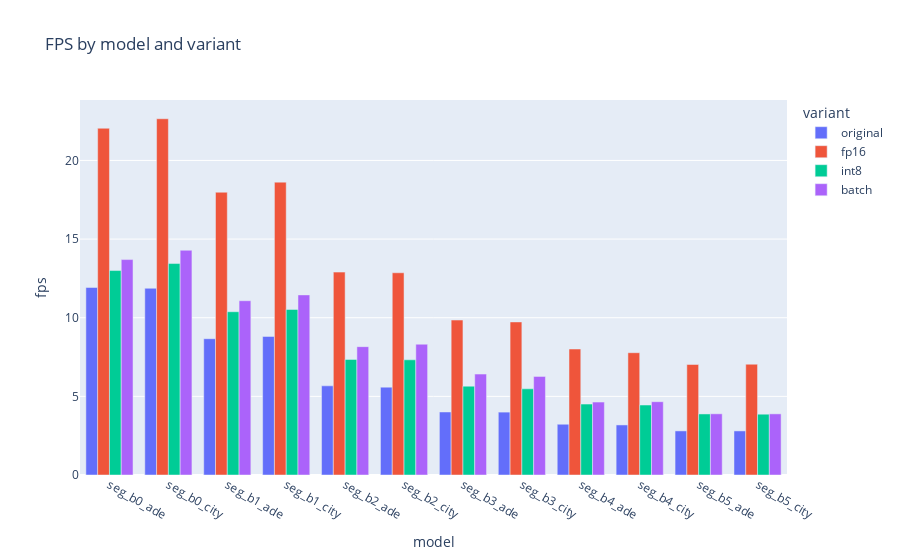
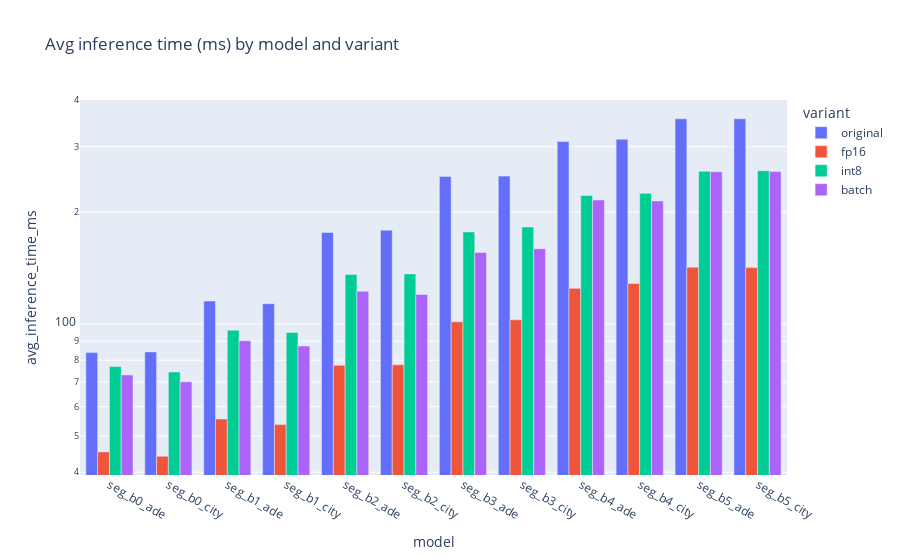
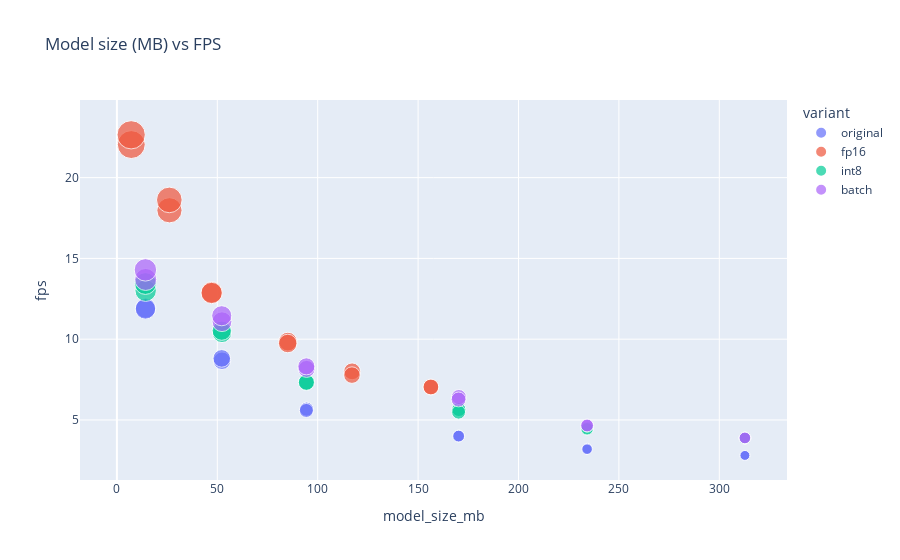

Notebook code for these charts, in order:
### Markdown cell above
# Visualize optimized models comparison results

This notebook scans the `optimized_models` directory for `comparison_*.json` files, aggregates the reported metrics (fps, avg_inference_time_ms, model_size_mb, etc.), and renders interactive Plotly charts to compare variants (original, fp16, int8, batch) across models. Run the code cell below to produce the charts.

### Code cell
# Scan optimized_models for comparison_*.json but only use the latest session per model — only direct folders named "seg_*" — aggregate and plot with Plotly
import json
from pathlib import Path
import pandas as pd
import plotly.express as px

# root should be the optimized_models folder (not the repo root)
root = Path("./")

rows = []
# iterate immediate child model folders whose name starts with 'seg_'
model_folders = sorted([p for p in root.iterdir() if p.is_dir() and p.name.startswith('seg_')])
for model_dir in model_folders:
    # find session subfolders inside the model_dir (e.g., 20250910_204734_000015)
    session_dirs = [d for d in model_dir.iterdir() if d.is_dir()]
    if not session_dirs:
        # sometimes files may be directly inside; check for comparison files directly
        candidates = list(model_dir.rglob('comparison_*.json'))
        if not candidates:
            continue
        latest_session_root = model_dir
    else:
        # choose the latest session by folder name (YYYYMMDD... lexicographical order works)
        latest_session = max(session_dirs, key=lambda d: d.name)
        latest_session_root = latest_session

    # search within the latest session root for comparison_*.json files
    found = list(latest_session_root.rglob('comparison_*.json'))
    if not found:
        # if nothing found, try one level deeper (some layouts have an extra model-named folder)
        deeper = []
        for child in latest_session_root.iterdir():
            if child.is_dir():
                deeper.extend(child.rglob('comparison_*.json'))
        found = deeper

    if not found:
        # nothing to process for this model
        print(f"No comparison_*.json for model folder {model_dir.name} (checked latest session {latest_session_root})")
        continue

    # process all comparison files found in the chosen latest session
    for p in found:
        try:
            data = json.loads(p.read_text(encoding='utf-8'))
        except Exception as e:
            print(f"Skipping {p}: {e}")
            continue
        model_label = model_dir.name
        # flatten the metrics
        for variant, metrics in data.items():
            row = dict(model=model_label, variant=variant, filepath=str(p), session=str(latest_session_root))
            if not isinstance(metrics, dict):
                # safety: sometimes JSON may be a list/other
                print(f"⚠️ Skipping {p} - invalid metrics format for variant {variant}")
                continue
            for k, v in metrics.items():
                row[k] = v
            rows.append(row)

if not rows:
    print('No comparison_*.json files found under', root, 'for latest sessions of seg_* folders')
else:
    df = pd.DataFrame(rows)
    # tidy up model names
    df['model'] = df['model'].astype(str)
    display(df.head())

    # Plot: FPS by model and variant
    if 'fps' in df.columns:
        fig1 = px.bar(df, x='model', y='fps', color='variant', barmode='group', title='FPS by model and variant')
        fig1.show()

    # Plot: inference time ms by model and variant
    if 'avg_inference_time_ms' in df.columns:
        fig2 = px.bar(df, x='model', y='avg_inference_time_ms', color='variant', barmode='group', title='Avg inference time (ms) by model and variant')
        fig2.update_yaxes(type='log')
        fig2.show()

    # Scatter: model size vs fps
    if 'model_size_mb' in df.columns and 'fps' in df.columns:
        fig3 = px.scatter(df, x='model_size_mb', y='fps', color='variant', hover_data=['model', 'filepath', 'session'], size='fps', title='Model size (MB) vs FPS')
        fig3.show()

    print('Done.')

### Figure 1 — Plotly figure (JSON) as saved in the notebook; plotly's stock layout.template omitted (floating-point values rounded to 4 significant figures)
{"data": [{"alignmentgroup": "True", "hovertemplate": "variant=original<br>model=%{x}<br>fps=%{y}<extra></extra>", "legendgroup": "original", "marker": {"color": "#636efa", "pattern": {"shape": ""}}, "name": "original", "offsetgroup": "original", "orientation": "v", "showlegend": true, "textposition": "auto", "type": "bar", "x": ["seg_b0_ade", "seg_b0_city", "seg_b1_ade", "seg_b1_city", "seg_b2_ade", "seg_b2_city", "seg_b3_ade", "seg_b3_city", "seg_b4_ade", "seg_b4_city", "seg_b5_ade", "seg_b5_city"], "xaxis": "x", "y": [11.92, 11.87, 8.665, 8.81, 5.669, 5.587, 4.007, 3.999, 3.228, 3.183, 2.804, 2.803], "yaxis": "y"}, {"alignmentgroup": "True", "hovertemplate": "variant=fp16<br>model=%{x}<br>fps=%{y}<extra></extra>", "legendgroup": "fp16", "marker": {"color": "#EF553B", "pattern": {"shape": ""}}, "name": "fp16", "offsetgroup": "fp16", "orientation": "v", "showlegend": true, "textposition": "auto", "type": "bar", "x": ["seg_b0_ade", "seg_b0_city", "seg_b1_ade", "seg_b1_city", "seg_b2_ade", "seg_b2_city", "seg_b3_ade", "seg_b3_city", "seg_b4_ade", "seg_b4_city", "seg_b5_ade", "seg_b5_city"], "xaxis": "x", "y": [22.05, 22.65, 17.98, 18.62, 12.9, 12.86, 9.851, 9.733, 8.01, 7.776, 7.028, 7.044], "yaxis": "y"}, {"alignmentgroup": "True", "hovertemplate": "variant=int8<br>model=%{x}<br>fps=%{y}<extra></extra>", "legendgroup": "int8", "marker": {"color": "#00cc96", "pattern": {"shape": ""}}, "name": "int8", "offsetgroup": "int8", "orientation": "v", "showlegend": true, "textposition": "auto", "type": "bar", "x": ["seg_b0_ade", "seg_b0_city", "seg_b1_ade", "seg_b1_city", "seg_b2_ade", "seg_b2_city", "seg_b3_ade", "seg_b3_city", "seg_b4_ade", "seg_b4_city", "seg_b5_ade", "seg_b5_city"], "xaxis": "x", "y": [13.0, 13.44, 10.38, 10.53, 7.349, 7.325, 5.648, 5.48, 4.509, 4.449, 3.882, 3.866], "yaxis": "y"}, {"alignmentgroup": "True", "hovertemplate": "variant=batch<br>model=%{x}<br>fps=%{y}<extra></extra>", "legendgroup": "batch", "marker": {"color": "#ab63fa", "pattern": {"shape": ""}}, "name": "batch", "offsetgroup": "batch", "orientation": "v", "showlegend": true, "textposition": "auto", "type": "bar", "x": ["seg_b0_ade", "seg_b0_city", "seg_b1_ade", "seg_b1_city", "seg_b2_ade", "seg_b2_city", "seg_b3_ade", "seg_b3_city", "seg_b4_ade", "seg_b4_city", "seg_b5_ade", "seg_b5_city"], "xaxis": "x", "y": [13.7, 14.29, 11.08, 11.45, 8.161, 8.316, 6.418, 6.27, 4.636, 4.662, 3.891, 3.888], "yaxis": "y"}], "layout": {"barmode": "group", "legend": {"title": {"text": "variant"}, "tracegroupgap": 0}, "title": {"text": "FPS by model and variant"}, "xaxis": {"anchor": "y", "domain": [0, 1], "title": {"text": "model"}}, "yaxis": {"anchor": "x", "domain": [0, 1], "title": {"text": "fps"}}}}

### Figure 2 — Plotly figure (JSON) as saved in the notebook; plotly's stock layout.template omitted (floating-point values rounded to 4 significant figures)
{"data": [{"alignmentgroup": "True", "hovertemplate": "variant=original<br>model=%{x}<br>avg_inference_time_ms=%{y}<extra></extra>", "legendgroup": "original", "marker": {"color": "#636efa", "pattern": {"shape": ""}}, "name": "original", "offsetgroup": "original", "orientation": "v", "showlegend": true, "textposition": "auto", "type": "bar", "x": ["seg_b0_ade", "seg_b0_city", "seg_b1_ade", "seg_b1_city", "seg_b2_ade", "seg_b2_city", "seg_b3_ade", "seg_b3_city", "seg_b4_ade", "seg_b4_city", "seg_b5_ade", "seg_b5_city"], "xaxis": "x", "y": [83.87, 84.23, 115.4, 113.5, 176.4, 179.0, 249.6, 250.1, 309.8, 314.2, 356.6, 356.7], "yaxis": "y"}, {"alignmentgroup": "True", "hovertemplate": "variant=fp16<br>model=%{x}<br>avg_inference_time_ms=%{y}<extra></extra>", "legendgroup": "fp16", "marker": {"color": "#EF553B", "pattern": {"shape": ""}}, "name": "fp16", "offsetgroup": "fp16", "orientation": "v", "showlegend": true, "textposition": "auto", "type": "bar", "x": ["seg_b0_ade", "seg_b0_city", "seg_b1_ade", "seg_b1_city", "seg_b2_ade", "seg_b2_city", "seg_b3_ade", "seg_b3_city", "seg_b4_ade", "seg_b4_city", "seg_b5_ade", "seg_b5_city"], "xaxis": "x", "y": [45.36, 44.15, 55.62, 53.7, 77.52, 77.77, 101.5, 102.7, 124.8, 128.6, 142.3, 142.0], "yaxis": "y"}, {"alignmentgroup": "True", "hovertemplate": "variant=int8<br>model=%{x}<br>avg_inference_time_ms=%{y}<extra></extra>", "legendgroup": "int8", "marker": {"color": "#00cc96", "pattern": {"shape": ""}}, "name": "int8", "offsetgroup": "int8", "orientation": "v", "showlegend": true, "textposition": "auto", "type": "bar", "x": ["seg_b0_ade", "seg_b0_city", "seg_b1_ade", "seg_b1_city", "seg_b2_ade", "seg_b2_city", "seg_b3_ade", "seg_b3_city", "seg_b4_ade", "seg_b4_city", "seg_b5_ade", "seg_b5_city"], "xaxis": "x", "y": [76.92, 74.38, 96.32, 95.01, 136.1, 136.5, 177.0, 182.5, 221.8, 224.8, 257.6, 258.7], "yaxis": "y"}, {"alignmentgroup": "True", "hovertemplate": "variant=batch<br>model=%{x}<br>avg_inference_time_ms=%{y}<extra></extra>", "legendgroup": "batch", "marker": {"color": "#ab63fa", "pattern": {"shape": ""}}, "name": "batch", "offsetgroup": "batch", "orientation": "v", "showlegend": true, "textposition": "auto", "type": "bar", "x": ["seg_b0_ade", "seg_b0_city", "seg_b1_ade", "seg_b1_city", "seg_b2_ade", "seg_b2_city", "seg_b3_ade", "seg_b3_city", "seg_b4_ade", "seg_b4_city", "seg_b5_ade", "seg_b5_city"], "xaxis": "x", "y": [73.01, 69.98, 90.24, 87.33, 122.5, 120.2, 155.8, 159.5, 215.7, 214.5, 257.0, 257.2], "yaxis": "y"}], "layout": {"barmode": "group", "legend": {"title": {"text": "variant"}, "tracegroupgap": 0}, "title": {"text": "Avg inference time (ms) by model and variant"}, "xaxis": {"anchor": "y", "domain": [0, 1], "title": {"text": "model"}}, "yaxis": {"anchor": "x", "domain": [0, 1], "title": {"text": "avg_inference_time_ms"}, "type": "log"}}}

### Figure 3 — Plotly figure (JSON) as saved in the notebook; plotly's stock layout.template omitted (floating-point values rounded to 4 significant figures)
{"data": [{"customdata": [["seg_b0_ade", "seg_b0_ade\\20250910_211137_000015\\seg_b0_ade\\comparison_seg_b0_ade.json", "seg_b0_ade\\20250910_211137_000015"], ["seg_b0_city", "seg_b0_city\\20250910_211142_000016\\seg_b0_city\\comparison_seg_b0_city.json", "seg_b0_city\\20250910_211142_000016"], ["seg_b1_ade", "seg_b1_ade\\20250910_211148_000017\\seg_b1_ade\\comparison_seg_b1_ade.json", "seg_b1_ade\\20250910_211148_000017"], ["seg_b1_city", "seg_b1_city\\20250910_211154_000018\\seg_b1_city\\comparison_seg_b1_city.json", "seg_b1_city\\20250910_211154_000018"], ["seg_b2_ade", "seg_b2_ade\\20250910_211202_000019\\seg_b2_ade\\comparison_seg_b2_ade.json", "seg_b2_ade\\20250910_211202_000019"], ["seg_b2_city", "seg_b2_city\\20250910_211211_000020\\seg_b2_city\\comparison_seg_b2_city.json", "seg_b2_city\\20250910_211211_000020"], ["seg_b3_ade", "seg_b3_ade\\20250910_211222_000021\\seg_b3_ade\\comparison_seg_b3_ade.json", "seg_b3_ade\\20250910_211222_000021"], ["seg_b3_city", "seg_b3_city\\20250910_211237_000022\\seg_b3_city\\comparison_seg_b3_city.json", "seg_b3_city\\20250910_211237_000022"], ["seg_b4_ade", "seg_b4_ade\\20250910_211254_000023\\seg_b4_ade\\comparison_seg_b4_ade.json", "seg_b4_ade\\20250910_211254_000023"], ["seg_b4_city", "seg_b4_city\\20250910_211318_000024\\seg_b4_city\\comparison_seg_b4_city.json", "seg_b4_city\\20250910_211318_000024"], ["seg_b5_ade", "seg_b5_ade\\20250910_211346_000025\\seg_b5_ade\\comparison_seg_b5_ade.json", "seg_b5_ade\\20250910_211346_000025"], ["seg_b5_city", "seg_b5_city\\20250910_211419_000026\\seg_b5_city\\comparison_seg_b5_city.json", "seg_b5_city\\20250910_211419_000026"]], "hovertemplate": "variant=original<br>model_size_mb=%{x}<br>fps=%{marker.size}<br>model=%{customdata[0]}<br>filepath=%{customdata[1]}<br>session=%{customdata[2]}<extra></extra>", "legendgroup": "original", "marker": {"color": "#636efa", "size": [11.92, 11.87, 8.665, 8.81, 5.669, 5.587, 4.007, 3.999, 3.228, 3.183, 2.804, 2.803], "sizemode": "area", "sizeref": 0.05663, "symbol": "circle"}, "mode": "markers", "name": "original", "orientation": "v", "showlegend": true, "type": "scatter", "x": [14.33, 14.2, 52.34, 52.21, 94.47, 94.34, 170.3, 170.2, 234.3, 234.1, 312.8, 312.7], "xaxis": "x", "y": [11.92, 11.87, 8.665, 8.81, 5.669, 5.587, 4.007, 3.999, 3.228, 3.183, 2.804, 2.803], "yaxis": "y"}, {"customdata": [["seg_b0_ade", "seg_b0_ade\\20250910_211137_000015\\seg_b0_ade\\comparison_seg_b0_ade.json", "seg_b0_ade\\20250910_211137_000015"], ["seg_b0_city", "seg_b0_city\\20250910_211142_000016\\seg_b0_city\\comparison_seg_b0_city.json", "seg_b0_city\\20250910_211142_000016"], ["seg_b1_ade", "seg_b1_ade\\20250910_211148_000017\\seg_b1_ade\\comparison_seg_b1_ade.json", "seg_b1_ade\\20250910_211148_000017"], ["seg_b1_city", "seg_b1_city\\20250910_211154_000018\\seg_b1_city\\comparison_seg_b1_city.json", "seg_b1_city\\20250910_211154_000018"], ["seg_b2_ade", "seg_b2_ade\\20250910_211202_000019\\seg_b2_ade\\comparison_seg_b2_ade.json", "seg_b2_ade\\20250910_211202_000019"], ["seg_b2_city", "seg_b2_city\\20250910_211211_000020\\seg_b2_city\\comparison_seg_b2_city.json", "seg_b2_city\\20250910_211211_000020"], ["seg_b3_ade", "seg_b3_ade\\20250910_211222_000021\\seg_b3_ade\\comparison_seg_b3_ade.json", "seg_b3_ade\\20250910_211222_000021"], ["seg_b3_city", "seg_b3_city\\20250910_211237_000022\\seg_b3_city\\comparison_seg_b3_city.json", "seg_b3_city\\20250910_211237_000022"], ["seg_b4_ade", "seg_b4_ade\\20250910_211254_000023\\seg_b4_ade\\comparison_seg_b4_ade.json", "seg_b4_ade\\20250910_211254_000023"], ["seg_b4_city", "seg_b4_city\\20250910_211318_000024\\seg_b4_city\\comparison_seg_b4_city.json", "seg_b4_city\\20250910_211318_000024"], ["seg_b5_ade", "seg_b5_ade\\20250910_211346_000025\\seg_b5_ade\\comparison_seg_b5_ade.json", "seg_b5_ade\\20250910_211346_000025"], ["seg_b5_city", "seg_b5_city\\20250910_211419_000026\\seg_b5_city\\comparison_seg_b5_city.json", "seg_b5_city\\20250910_211419_000026"]], "hovertemplate": "variant=fp16<br>model_size_mb=%{x}<br>fps=%{marker.size}<br>model=%{customdata[0]}<br>filepath=%{customdata[1]}<br>session=%{customdata[2]}<extra></extra>", "legendgroup": "fp16", "marker": {"color": "#EF553B", "size": [22.05, 22.65, 17.98, 18.62, 12.9, 12.86, 9.851, 9.733, 8.01, 7.776, 7.028, 7.044], "sizemode": "area", "sizeref": 0.05663, "symbol": "circle"}, "mode": "markers", "name": "fp16", "orientation": "v", "showlegend": true, "type": "scatter", "x": [7.165, 7.1, 26.17, 26.1, 47.23, 47.17, 85.14, 85.08, 117.1, 117.1, 156.4, 156.4], "xaxis": "x", "y": [22.05, 22.65, 17.98, 18.62, 12.9, 12.86, 9.851, 9.733, 8.01, 7.776, 7.028, 7.044], "yaxis": "y"}, {"customdata": [["seg_b0_ade", "seg_b0_ade\\20250910_211137_000015\\seg_b0_ade\\comparison_seg_b0_ade.json", "seg_b0_ade\\20250910_211137_000015"], ["seg_b0_city", "seg_b0_city\\20250910_211142_000016\\seg_b0_city\\comparison_seg_b0_city.json", "seg_b0_city\\20250910_211142_000016"], ["seg_b1_ade", "seg_b1_ade\\20250910_211148_000017\\seg_b1_ade\\comparison_seg_b1_ade.json", "seg_b1_ade\\20250910_211148_000017"], ["seg_b1_city", "seg_b1_city\\20250910_211154_000018\\seg_b1_city\\comparison_seg_b1_city.json", "seg_b1_city\\20250910_211154_000018"], ["seg_b2_ade", "seg_b2_ade\\20250910_211202_000019\\seg_b2_ade\\comparison_seg_b2_ade.json", "seg_b2_ade\\20250910_211202_000019"], ["seg_b2_city", "seg_b2_city\\20250910_211211_000020\\seg_b2_city\\comparison_seg_b2_city.json", "seg_b2_city\\20250910_211211_000020"], ["seg_b3_ade", "seg_b3_ade\\20250910_211222_000021\\seg_b3_ade\\comparison_seg_b3_ade.json", "seg_b3_ade\\20250910_211222_000021"], ["seg_b3_city", "seg_b3_city\\20250910_211237_000022\\seg_b3_city\\comparison_seg_b3_city.json", "seg_b3_city\\20250910_211237_000022"], ["seg_b4_ade", "seg_b4_ade\\20250910_211254_000023\\seg_b4_ade\\comparison_seg_b4_ade.json", "seg_b4_ade\\20250910_211254_000023"], ["seg_b4_city", "seg_b4_city\\20250910_211318_000024\\seg_b4_city\\comparison_seg_b4_city.json", "seg_b4_city\\20250910_211318_000024"], ["seg_b5_ade", "seg_b5_ade\\20250910_211346_000025\\seg_b5_ade\\comparison_seg_b5_ade.json", "seg_b5_ade\\20250910_211346_000025"], ["seg_b5_city", "seg_b5_city\\20250910_211419_000026\\seg_b5_city\\comparison_seg_b5_city.json", "seg_b5_city\\20250910_211419_000026"]], "hovertemplate": "variant=int8<br>model_size_mb=%{x}<br>fps=%{marker.size}<br>model=%{customdata[0]}<br>filepath=%{customdata[1]}<br>session=%{customdata[2]}<extra></extra>", "legendgroup": "int8", "marker": {"color": "#00cc96", "size": [13.0, 13.44, 10.38, 10.53, 7.349, 7.325, 5.648, 5.48, 4.509, 4.449, 3.882, 3.866], "sizemode": "area", "sizeref": 0.05663, "symbol": "circle"}, "mode": "markers", "name": "int8", "orientation": "v", "showlegend": true, "type": "scatter", "x": [14.33, 14.2, 52.34, 52.21, 94.47, 94.34, 170.3, 170.2, 234.3, 234.1, 312.8, 312.7], "xaxis": "x", "y": [13.0, 13.44, 10.38, 10.53, 7.349, 7.325, 5.648, 5.48, 4.509, 4.449, 3.882, 3.866], "yaxis": "y"}, {"customdata": [["seg_b0_ade", "seg_b0_ade\\20250910_211137_000015\\seg_b0_ade\\comparison_seg_b0_ade.json", "seg_b0_ade\\20250910_211137_000015"], ["seg_b0_city", "seg_b0_city\\20250910_211142_000016\\seg_b0_city\\comparison_seg_b0_city.json", "seg_b0_city\\20250910_211142_000016"], ["seg_b1_ade", "seg_b1_ade\\20250910_211148_000017\\seg_b1_ade\\comparison_seg_b1_ade.json", "seg_b1_ade\\20250910_211148_000017"], ["seg_b1_city", "seg_b1_city\\20250910_211154_000018\\seg_b1_city\\comparison_seg_b1_city.json", "seg_b1_city\\20250910_211154_000018"], ["seg_b2_ade", "seg_b2_ade\\20250910_211202_000019\\seg_b2_ade\\comparison_seg_b2_ade.json", "seg_b2_ade\\20250910_211202_000019"], ["seg_b2_city", "seg_b2_city\\20250910_211211_000020\\seg_b2_city\\comparison_seg_b2_city.json", "seg_b2_city\\20250910_211211_000020"], ["seg_b3_ade", "seg_b3_ade\\20250910_211222_000021\\seg_b3_ade\\comparison_seg_b3_ade.json", "seg_b3_ade\\20250910_211222_000021"], ["seg_b3_city", "seg_b3_city\\20250910_211237_000022\\seg_b3_city\\comparison_seg_b3_city.json", "seg_b3_city\\20250910_211237_000022"], ["seg_b4_ade", "seg_b4_ade\\20250910_211254_000023\\seg_b4_ade\\comparison_seg_b4_ade.json", "seg_b4_ade\\20250910_211254_000023"], ["seg_b4_city", "seg_b4_city\\20250910_211318_000024\\seg_b4_city\\comparison_seg_b4_city.json", "seg_b4_city\\20250910_211318_000024"], ["seg_b5_ade", "seg_b5_ade\\20250910_211346_000025\\seg_b5_ade\\comparison_seg_b5_ade.json", "seg_b5_ade\\20250910_211346_000025"], ["seg_b5_city", "seg_b5_city\\20250910_211419_000026\\seg_b5_city\\comparison_seg_b5_city.json", "seg_b5_city\\20250910_211419_000026"]], "hovertemplate": "variant=batch<br>model_size_mb=%{x}<br>fps=%{marker.size}<br>model=%{customdata[0]}<br>filepath=%{customdata[1]}<br>session=%{customdata[2]}<extra></extra>", "legendgroup": "batch", "marker": {"color": "#ab63fa", "size": [13.7, 14.29, 11.08, 11.45, 8.161, 8.316, 6.418, 6.27, 4.636, 4.662, 3.891, 3.888], "sizemode": "area", "sizeref": 0.05663, "symbol": "circle"}, "mode": "markers", "name": "batch", "orientation": "v", "showlegend": true, "type": "scatter", "x": [14.33, 14.2, 52.34, 52.21, 94.47, 94.34, 170.3, 170.2, 234.3, 234.1, 312.8, 312.7], "xaxis": "x", "y": [13.7, 14.29, 11.08, 11.45, 8.161, 8.316, 6.418, 6.27, 4.636, 4.662, 3.891, 3.888], "yaxis": "y"}], "layout": {"legend": {"itemsizing": "constant", "title": {"text": "variant"}, "tracegroupgap": 0}, "title": {"text": "Model size (MB) vs FPS"}, "xaxis": {"anchor": "y", "domain": [0, 1], "title": {"text": "model_size_mb"}}, "yaxis": {"anchor": "x", "domain": [0, 1], "title": {"text": "fps"}}}}
